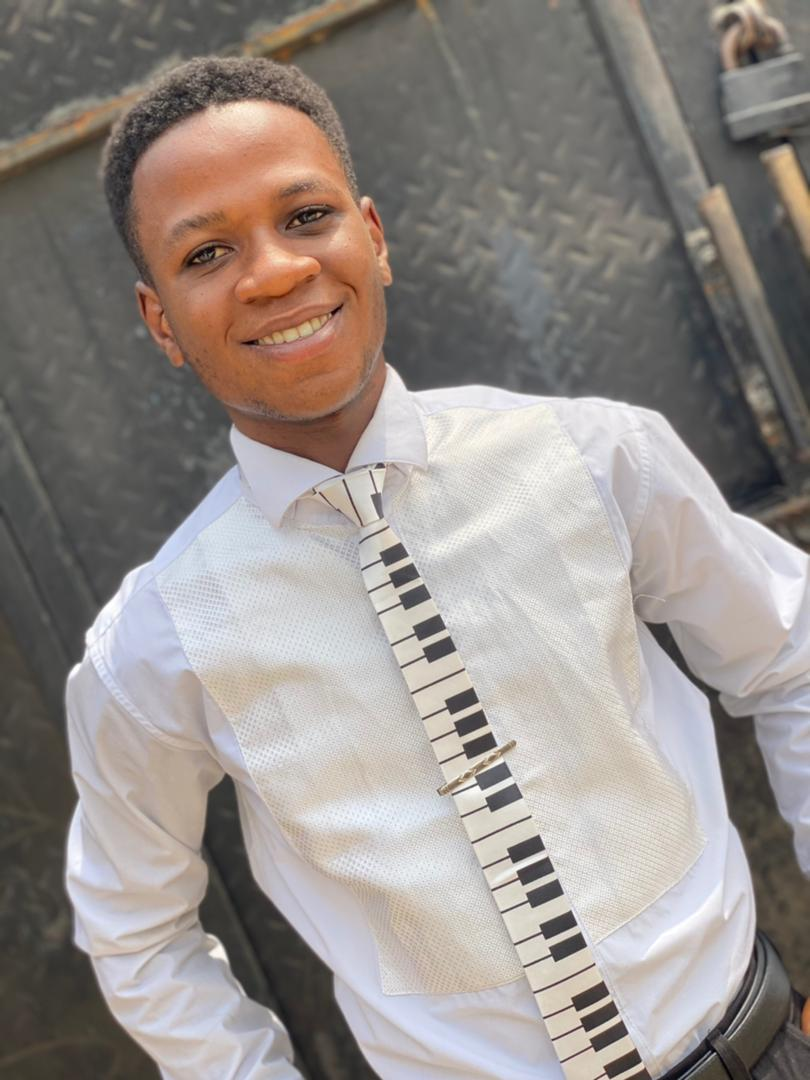
#> input picture images/akin.jpg, 810 x 1080 px, found by its file name
$ python 23_color_hist.py
#> lines starting #> are read from the running program, lines starting #| are printed output that depends on the picture; after the words box and inside, x2 and y2 are one past the last pixel; in counts of white or black regions, pixels touching at a corner belong together
import cv2
import matplotlib.pyplot as plt
import numpy as np

img = cv2.imread("images/akin.jpg")
#> img is the input picture: shape (1080, 810, 3); mean B, G, R 137.4, 141.6, 148.9
cv2.imshow("Image", img)

blank = np.zeros(img.shape[:2], dtype="uint8")

mask = cv2.circle(blank, (264,230), 185, 255, -1)
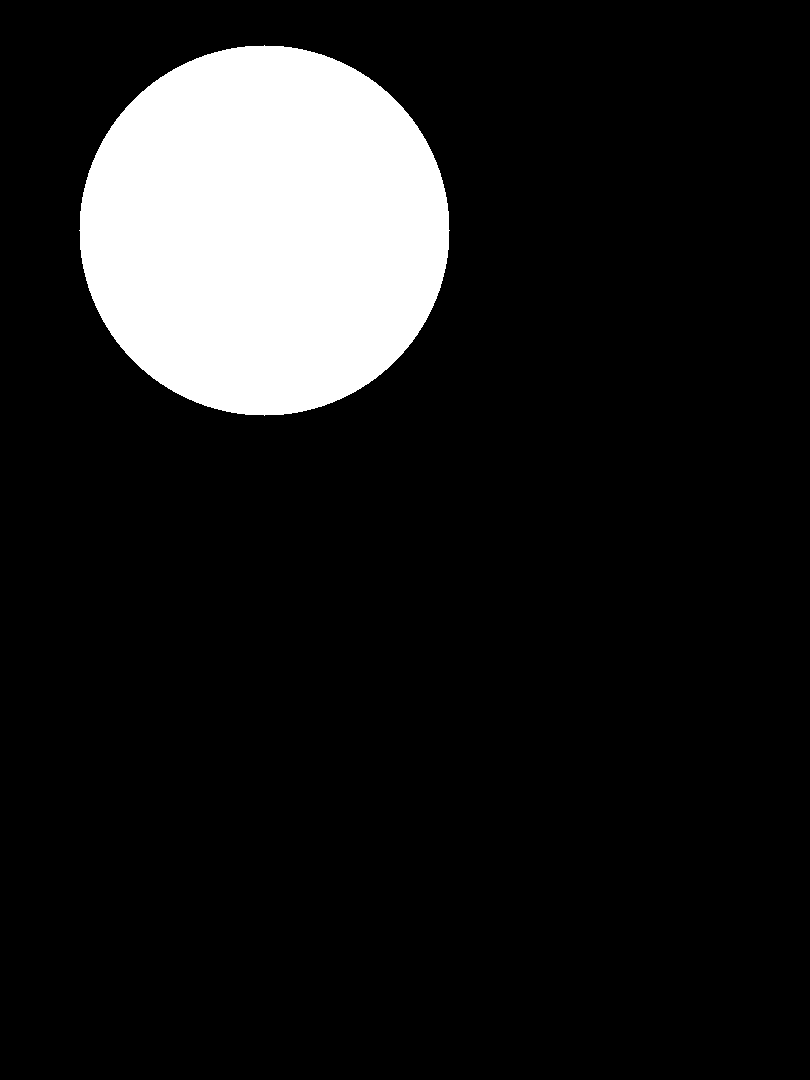
#> blank: shape (1080, 810); 12.3% white; 1 white region, box (x1, y1, x2, y2) and area: (79, 45, 450, 416) 107501

masked = cv2.bitwise_and(img, img, mask=mask)
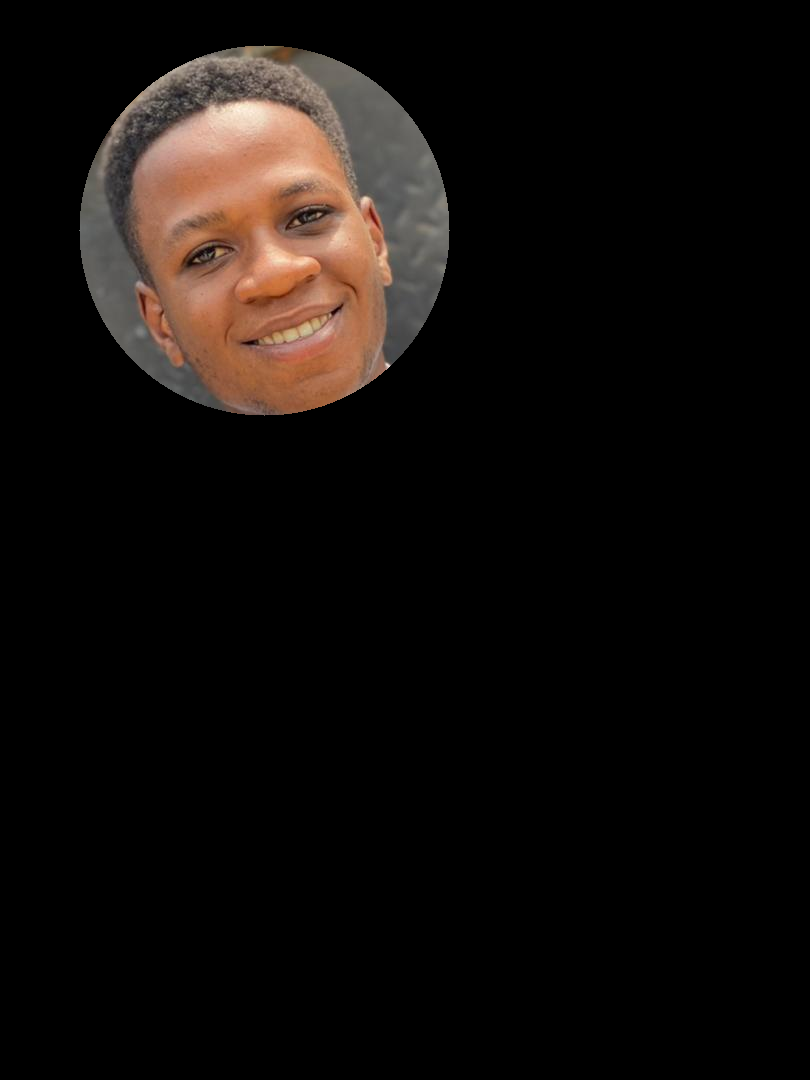
#> masked: shape (1080, 810, 3); mean B, G, R 11.2, 13.5, 17.8
# cv2.imshow("Masked image", masked)

# Color Histogram
colours = ("b","g","r")

plt.figure("Color Histogram"), plt.title("Color Histogram")
plt.xlabel("Bins"), plt.ylabel("# of pixels")

for i, col in enumerate(colours):
    hist = cv2.calcHist([img], [i], mask, [256], [0,256])
    plt.plot(hist, color=col)
    plt.xlim([0,256])

plt.show()
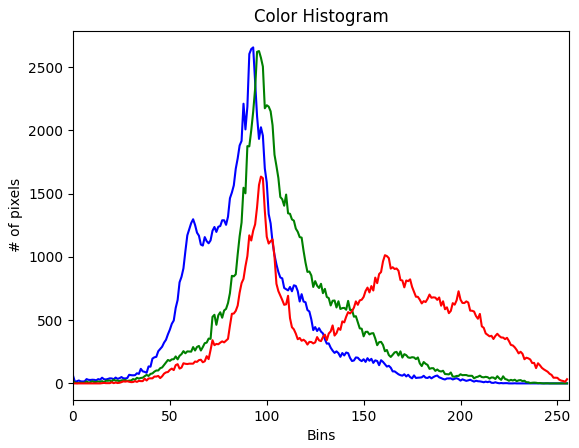
#> figure drawn by matplotlib, 1 panel; curve peaks at x = 93, y = 2655; curve peaks at x = 96, y = 2626; curve peaks at x = 97, y = 1634


cv2.waitKey(0)

$ run again, with images/abis.jpg copied over images/akin.jpg
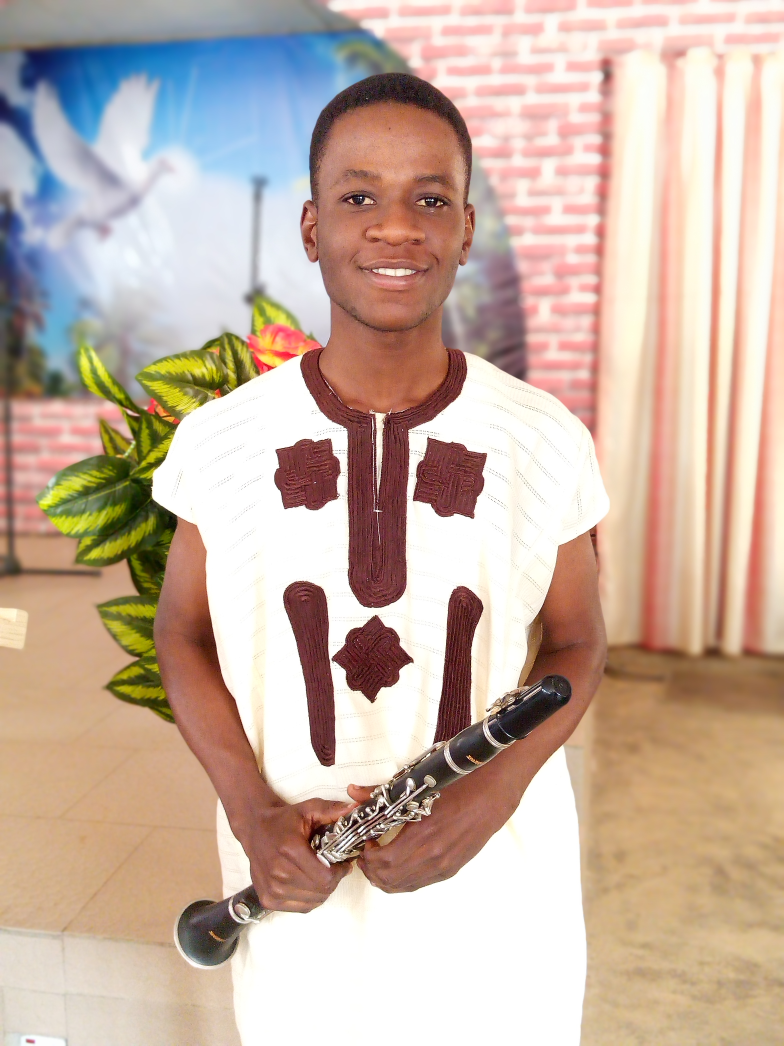
#> input picture images/abis.jpg, 2352 x 3136 px, found by its file name (shown at 1/3 size)
#> img is the input picture: shape (3136, 2352, 3); mean B, G, R 163.5, 177.8, 200
#> `mask = cv2.circle(blank, (264,230), 185, 255, -1)`:
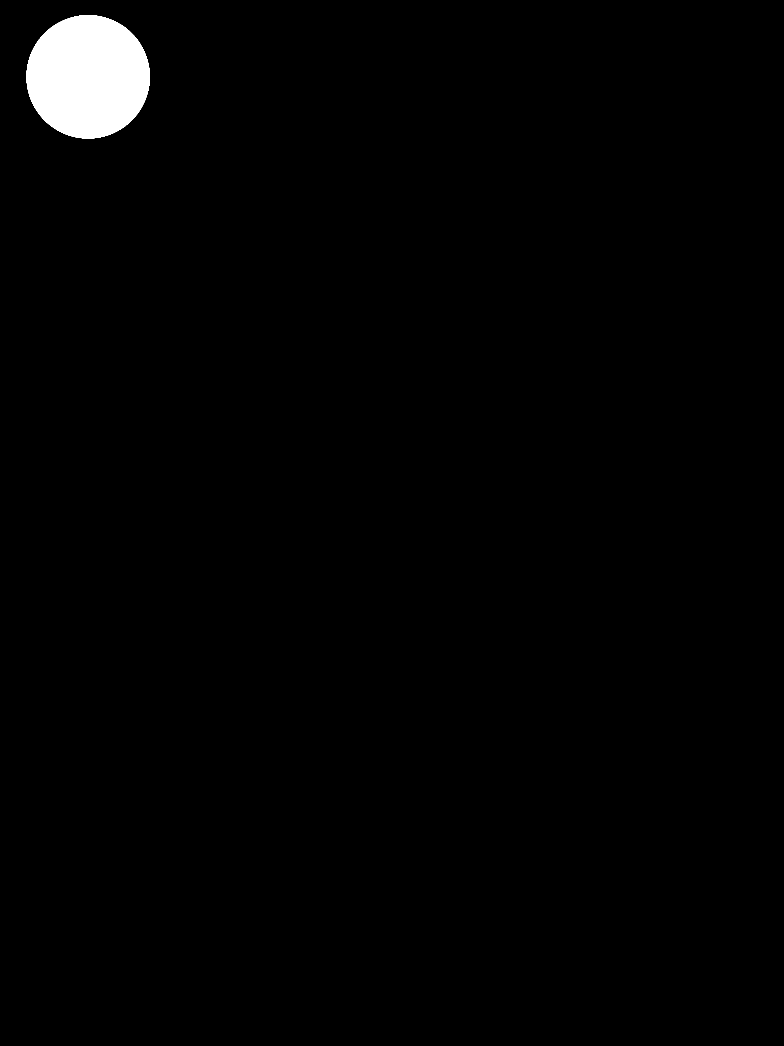
#> blank: shape (3136, 2352) (shown at 1/3 size); 1.5% white; 1 white region, box (x1, y1, x2, y2) and area: (79, 45, 450, 416) 107501
#> `plt.show()`:
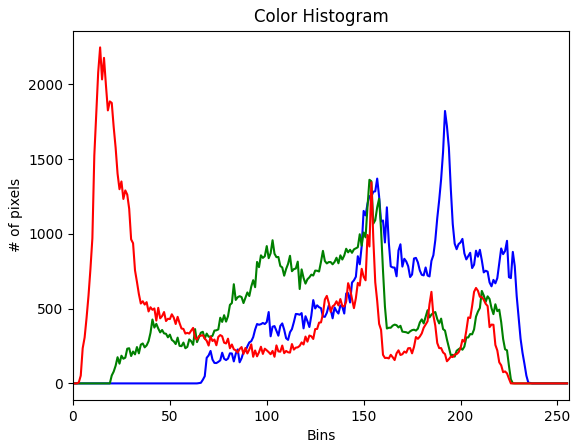
#> figure drawn by matplotlib, 1 panel; curve peaks at x = 192, y = 1821; curve peaks at x = 153, y = 1361; curve peaks at x = 14, y = 2246
